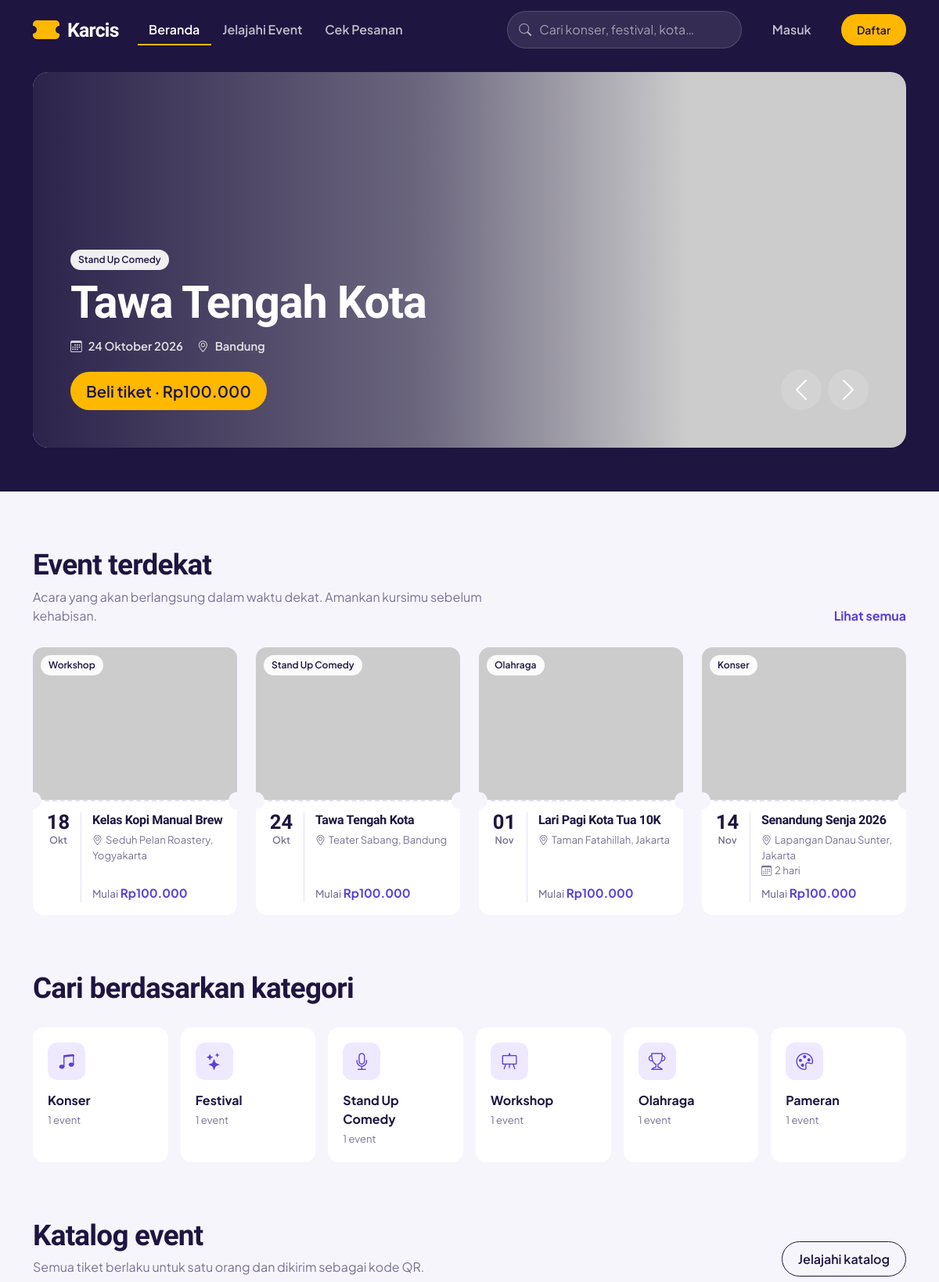
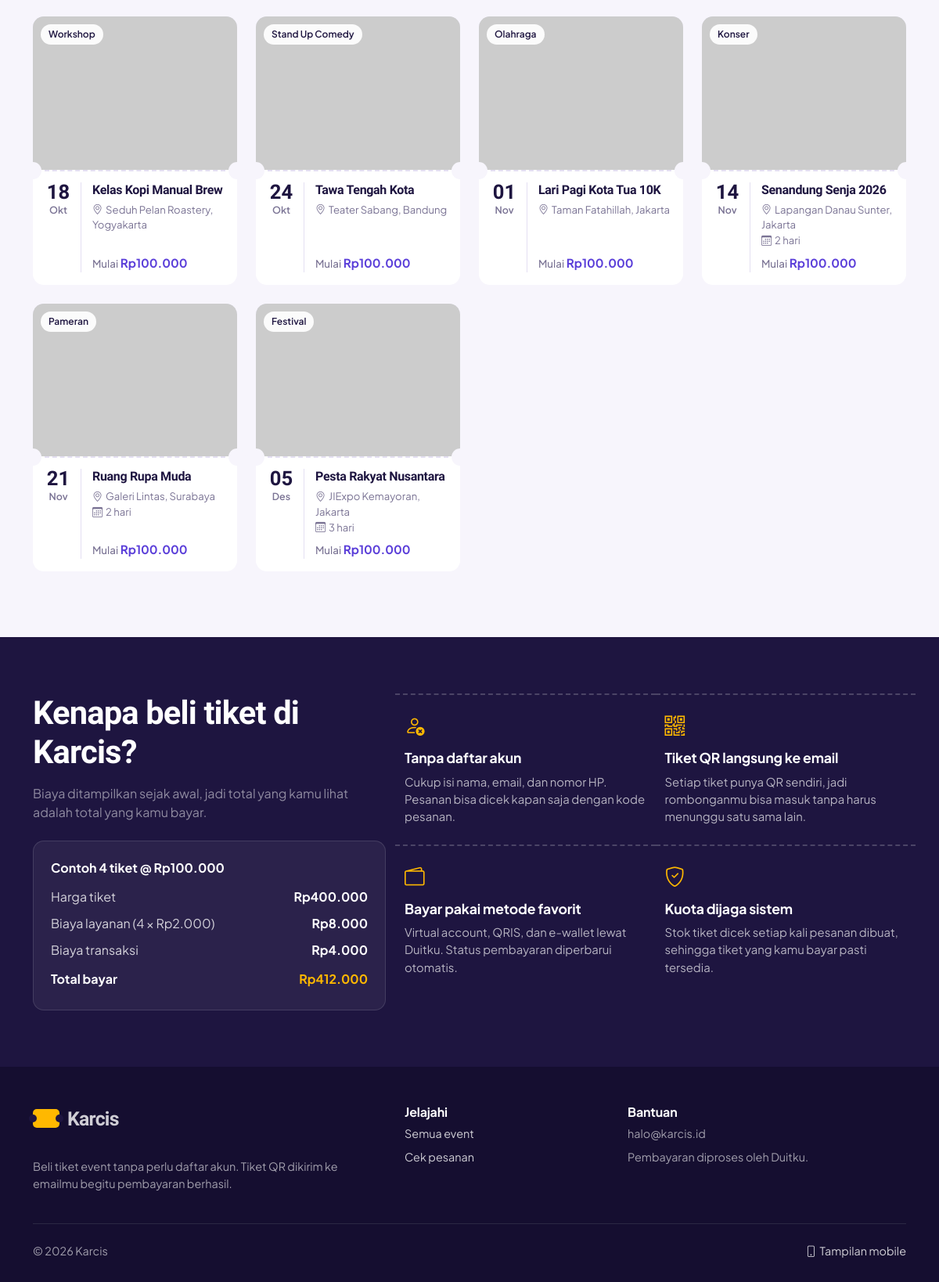
The page / on the database its author committed (2 pictures, top to bottom).
### tables this page shows
CREATE TABLE events (
  id INT UNSIGNED AUTO_INCREMENT PRIMARY KEY,
  category_id INT UNSIGNED NOT NULL,
  title VARCHAR(160) NOT NULL,
  slug VARCHAR(180) NOT NULL UNIQUE,
  event_type VARCHAR(60) NOT NULL COMMENT 'Konser, Festival, Workshop, dsb',
  organizer VARCHAR(120) NOT NULL,
  short_desc VARCHAR(255) NOT NULL,
  description TEXT NOT NULL,
  banner VARCHAR(255) NOT NULL,
  thumbnail VARCHAR(255) NOT NULL,
  venue VARCHAR(160) NOT NULL,
  address VARCHAR(255) NOT NULL,
  city VARCHAR(80) NOT NULL,
  maps_url VARCHAR(255) NULL,
  start_date DATE NOT NULL,
  is_featured TINYINT(1) NOT NULL DEFAULT 0,
  status ENUM('draft','published','ended') NOT NULL DEFAULT 'published',
  created_at DATETIME NOT NULL DEFAULT CURRENT_TIMESTAMP,
  CONSTRAINT fk_event_cat FOREIGN KEY (category_id) REFERENCES categories(id)
);

CREATE TABLE categories (
  id INT UNSIGNED AUTO_INCREMENT PRIMARY KEY,
  name VARCHAR(80) NOT NULL,
  slug VARCHAR(90) NOT NULL UNIQUE,
  icon VARCHAR(40) NOT NULL DEFAULT 'bi-ticket-perforated'
);

### application/core/MY_Controller.php (called while the page is built, shortened)
<?php
class MY_Controller extends Base_Controller
{
    public $view_mode = 'desktop';
    public $user = NULL;
    public function __construct()
    {
        $this->load->model('User_model');
        $uid = (int) $this->session->userdata('user_id');
        $this->user = $uid ? $this->User_model->find($uid) : NULL;
        $forced = $this->session->userdata('view_mode');
        $this->view_mode = in_array($forced, array('desktop', 'mobile'), TRUE)
            ? $forced
            : ($this->agent->is_mobile() ? 'mobile' : 'desktop');
    }
    protected function render($view, $data = array(), $layout = 'main')
    {
        $data['app_name']  = $this->config->item('app_name');
        $data['view_mode'] = $this->view_mode;
        $data['user']      = $this->user;
        $data['title']     = isset($data['title']) ? $data['title'] . ' | ' . $data['app_name'] : $data['app_name'];
        $data['content']   = $this->load->view($this->view_mode . '/' . $view, $data, TRUE);
        $this->load->view($this->view_mode . '/layouts/' . $layout, $data);
    }
}

### application/controllers/Home.php (called while the page is built, shortened)
<?php
class Home extends MY_Controller
{
    public function index()
    {
        $this->render('home/index', array(
            'featured'   => $this->Event_model->featured(5),
            'upcoming'   => $this->Event_model->upcoming(8),
            'categories' => $this->Category_model->all_with_count(),
            'catalog'    => $this->Event_model->search(array('sort' => 'terdekat'), 8, 0),
            'active_nav' => 'home',
        ));
    }
}

### index.php (called while the page is built, shortened)
<?php
require_once BASEPATH.'core/CodeIgniter.php';

### application/models/Event_model.php (called while the page is built, shortened)
<?php
class Event_model extends CI_Model
{
    protected function base()
    {
        return $this->db->select('e.*, c.name AS category_name, c.slug AS category_slug,
                (SELECT MIN(price) FROM ticket_types tt WHERE tt.event_id = e.id) AS min_price,
                (SELECT MAX(event_date) FROM event_schedules s WHERE s.event_id = e.id) AS end_date,
                (SELECT COUNT(*) FROM event_schedules s2 WHERE s2.event_id = e.id) AS total_days', FALSE)
            ->from('events e')
            ->join('categories c', 'c.id = e.category_id')
            ->where('e.status', 'published');
    }
    public function featured($limit = 5)
    {
        return $this->base()->where('e.is_featured', 1)->where('e.start_date >=', date('Y-m-d'))
            ->order_by('e.start_date', 'ASC')->limit($limit)->get()->result();
    }
    public function upcoming($limit = 6)
    {
        return $this->base()->where('e.start_date >=', date('Y-m-d'))
            ->order_by('e.start_date', 'ASC')->limit($limit)->get()->result();
    }
    public function search(array $f, $limit, $offset)
    {
        $sort = isset($f['sort']) ? $f['sort'] : 'terdekat';
        if ($sort === 'terbaru') $this->db->order_by('e.created_at', 'DESC');
        elseif ($sort === 'az')  $this->db->order_by('e.title', 'ASC');
        else                     $this->db->order_by('e.start_date', 'ASC');
        return $this->db->limit($limit, $offset)->get()->result();
    }
}

### application/models/Fmt_model.php (called while the page is built, shortened)
<?php
class Fmt_model extends CI_Model
{
    public function base($path = '')
    {
        return rtrim($this->config->base_url(), '/') . '/' . ltrim($path, '/');
    }
    public function url($uri = '')
    {
        return $this->config->site_url($uri);
    }
    public function rupiah($angka)
    {
        return 'Rp' . number_format((int) $angka, 0, ',', '.');
    }
    public function tgl($date, $with_day = TRUE)
    {
        $hari  = array('Minggu','Senin','Selasa','Rabu','Kamis','Jumat','Sabtu');
        $bulan = array(1=>'Januari','Februari','Maret','April','Mei','Juni','Juli','Agustus','September','Oktober','November','Desember');
        $ts  = strtotime($date);
        $str = date('j', $ts) . ' ' . $bulan[(int) date('n', $ts)] . ' ' . date('Y', $ts);
        return $with_day ? $hari[(int) date('w', $ts)] . ', ' . $str : $str;
    }
    public function tgl_pendek($date)
    {
        $bulan = array(1=>'Jan','Feb','Mar','Apr','Mei','Jun','Jul','Agu','Sep','Okt','Nov','Des');
        $ts = strtotime($date);
        return array('d' => date('d', $ts), 'm' => $bulan[(int) date('n', $ts)], 'y' => date('Y', $ts));
    }
    public function img($path)
    {
        return preg_match('#^https?://#i', $path) ? $path : $this->base($path);
    }
    public function fees(array $items)
    {
        $qty = 0; $subtotal = 0;
        foreach ($items as $it) {
            $qty      += (int) $it['qty'];
            $subtotal += (int) $it['price'] * (int) $it['qty'];
        }
        $service     = $qty * (int) $this->config->item('service_fee_per_ticket');
        $transaction = $qty > 0 ? (int) $this->config->item('transaction_fee') : 0;
        return array(
            'qty'             => $qty,
            'subtotal'        => $subtotal,
            'service_fee'     => $service,
            'transaction_fee' => $transaction,
            'total'           => $subtotal + $service + $transaction,
        );
    }
}

### application/models/Category_model.php (called while the page is built, shortened)
<?php
class Category_model extends CI_Model
{
    public function all_with_count()
    {
        return $this->db->select("c.*, COUNT(e.id) AS total")
            ->from('categories c')
            ->join('events e', "e.category_id = c.id AND e.status = 'published'", 'left')
            ->group_by('c.id')->order_by('c.id')->get()->result();
    }
}

### application/views/desktop/partials/event_card.php (the view)
<?php defined('BASEPATH') OR exit('No direct script access allowed'); $d = $this->fmt->tgl_pendek($e->start_date); ?>
<a class="stub" href="<?= $this->fmt->url('event/detail/' . $e->slug) ?>">
  <div class="stub-media">
    <img src="<?= html_escape($this->fmt->img($e->thumbnail)) ?>" alt="" loading="lazy">
    <span class="chip"><?= html_escape($e->category_name) ?></span>
  </div>
  <div class="stub-tear" aria-hidden="true"></div>
  <div class="stub-body">
    <div class="stub-date"><div class="d"><?= $d['d'] ?></div><div class="m"><?= $d['m'] ?></div></div>
    <div class="stub-info">
      <h3 class="stub-title"><?= html_escape($e->title) ?></h3>
      <div class="stub-meta"><i class="bi bi-geo-alt me-1"></i><?= html_escape($e->venue) ?>, <?= html_escape($e->city) ?></div>
      <?php if ($e->total_days > 1): ?><div class="stub-meta"><i class="bi bi-calendar3 me-1"></i><?= (int) $e->total_days ?> hari</div><?php endif; ?>
      <div class="stub-price"><small>Mulai</small> <?= $this->fmt->rupiah($e->min_price) ?></div>
    </div>
  </div>
</a>

### application/views/desktop/home/index.php (shortened to what this page needs)
<section class="hero">
  <div class="container pt-3">
    <?php if ($featured): ?>
    <div id="heroCarousel" class="carousel slide hero-shell" data-bs-ride="carousel" data-bs-interval="6000">
      <div class="carousel-inner">
        <?php foreach ($featured as $i => $e): ?>
        <div class="carousel-item <?= $i === 0 ? 'active' : '' ?>">
          <img src="<?= html_escape($this->fmt->img($e->banner)) ?>" alt="">
          <div class="hero-caption">
            <span class="chip"><?= html_escape($e->event_type) ?></span>
            <h2><?= html_escape($e->title) ?></h2>
            <div class="hero-meta">
              <span><i class="bi bi-calendar3 me-2"></i><?= $this->fmt->tgl($e->start_date, FALSE) ?><?= $e->total_days > 1 ? ' (' . (int) $e->total_days . ' hari)' : '' ?></span>
              <span><i class="bi bi-geo-alt me-2"></i><?= html_escape($e->city) ?></span>
            </div>
            <a href="<?= $this->fmt->url('event/detail/' . $e->slug) ?>" class="btn btn-sun btn-lg">Beli tiket &middot; <?= $this->fmt->rupiah($e->min_price) ?></a>
          </div>
        </div>
        <?php endforeach; ?>
      </div>
      <?php if (count($featured) > 1): ?>
      <button class="carousel-control-prev" type="button" data-bs-target="#heroCarousel" data-bs-slide="prev"><span class="carousel-control-prev-icon" aria-hidden="true"></span><span class="visually-hidden">Sebelumnya</span></button>
      <button class="carousel-control-next" type="button" data-bs-target="#heroCarousel" data-bs-slide="next"><span class="carousel-control-next-icon" aria-hidden="true"></span><span class="visually-hidden">Berikutnya</span></button>
      <?php endif; ?>
    </div>
    <?php endif; ?>
  </div>
</section>
<section class="sec">
  <div class="container">
    <div class="sec-head">
      <div>
        <h2>Event terdekat</h2>
        <p>Acara yang akan berlangsung dalam waktu dekat. Amankan kursimu sebelum kehabisan.</p>
      </div>
      <a class="sec-link" href="<?= $this->fmt->url('explore?sort=terdekat') ?>">Lihat semua</a>
    </div>
    <div class="row g-4">
      <?php foreach (array_slice($upcoming, 0, 4) as $e): ?>
        <div class="col-lg-3 col-md-6"><?php $this->load->view('desktop/partials/event_card', array('e' => $e)); ?></div>
      <?php endforeach; ?>
    </div>
  </div>
</section>
<section class="sec">
  <div class="container">
    <div class="sec-head"><div><h2>Cari berdasarkan kategori</h2></div></div>
    <div class="row g-3">
      <?php foreach ($categories as $c): ?>
      <div class="col-lg-2 col-md-4 col-6">
        <a class="cat-tile flex-column align-items-start h-100" href="<?= $this->fmt->url('explore?kategori=' . $c->slug) ?>">
          <span class="ico"><i class="bi <?= html_escape($c->icon) ?>"></i></span>
          <div><strong><?= html_escape($c->name) ?></strong><span><?= (int) $c->total ?> event</span></div>
        </a>
      </div>
      <?php endforeach; ?>
    </div>
  </div>
</section>
<section class="sec">
  <div class="container">
    <div class="sec-head">
      <div>
        <h2>Katalog event</h2>
        <p>Semua tiket berlaku untuk satu orang dan dikirim sebagai kode QR.</p>
      </div>
      <a class="btn btn-outline-ink" href="<?= $this->fmt->url('explore') ?>">Jelajahi katalog</a>
    </div>
    <div class="row g-4">
      <?php foreach ($catalog as $e): ?>
        <div class="col-lg-3 col-md-6"><?php $this->load->view('desktop/partials/event_card', array('e' => $e)); ?></div>
      <?php endforeach; ?>
    </div>
  </div>
</section>
<section class="why">
  <div class="container">
    <div class="row g-4 align-items-start">
      <div class="col-lg-5">
        <h2>Kenapa beli tiket di <?= html_escape($app_name) ?>?</h2>
        <p class="text-white-50 mt-3" style="max-width:42ch">Biaya ditampilkan sejak awal, jadi total yang kamu lihat adalah total yang kamu bayar.</p>
        <div class="fee-demo mt-4">
          <div class="fw-bold mb-2">Contoh 4 tiket @ <?= $this->fmt->rupiah(100000) ?></div>
          <?php $demo = $this->fmt->fees(array(array('price' => 100000, 'qty' => 4))); ?>
          <table class="w-100">
            <tr><td>Harga tiket</td><td><?= $this->fmt->rupiah($demo['subtotal']) ?></td></tr>
            <tr><td>Biaya layanan (4 × <?= $this->fmt->rupiah($this->config->item('service_fee_per_ticket')) ?>)</td><td><?= $this->fmt->rupiah($demo['service_fee']) ?></td></tr>
            <tr><td>Biaya transaksi</td><td><?= $this->fmt->rupiah($demo['transaction_fee']) ?></td></tr>
            <tr><td class="pt-2 text-white fw-bold">Total bayar</td><td class="pt-2" style="color:var(--sun)"><?= $this->fmt->rupiah($demo['total']) ?></td></tr>
          </table>
        </div>
      </div>
      <div class="col-lg-7">
        <div class="row g-4">
          <div class="col-md-6 why-item"><i class="bi bi-person-x"></i><h3>Tanpa daftar akun</h3><p>Cukup isi nama, email, dan nomor HP. Pesanan bisa dicek kapan saja dengan kode pesanan.</p></div>
          <div class="col-md-6 why-item"><i class="bi bi-qr-code"></i><h3>Tiket QR langsung ke email</h3><p>Setiap tiket punya QR sendiri, jadi rombonganmu bisa masuk tanpa harus menunggu satu sama lain.</p></div>
          <div class="col-md-6 why-item"><i class="bi bi-wallet2"></i><h3>Bayar pakai metode favorit</h3><p>Virtual account, QRIS, dan e-wallet lewat Duitku. Status pembayaran diperbarui otomatis.</p></div>
          <div class="col-md-6 why-item"><i class="bi bi-shield-check"></i><h3>Kuota dijaga sistem</h3><p>Stok tiket dicek setiap kali pesanan dibuat, sehingga tiket yang kamu bayar pasti tersedia.</p></div>
        </div>
      </div>
    </div>
  </div>
</section>

### rows shown on the page
events: event_type "Stand Up Comedy", title "Tawa Tengah Kota", start_date "24 Oktober 2026", city "Bandung", min_price "Rp100.000", category.name "Stand Up Comedy", start_date "24", start_date "Okt", venue "Teater Sabang"
events: category.name "Workshop", start_date "18", start_date "Okt", title "Kelas Kopi Manual Brew", venue "Seduh Pelan Roastery", city "Yogyakarta", min_price "Rp100.000"
events: category.name "Olahraga", start_date "01", start_date "Nov", title "Lari Pagi Kota Tua 10K", venue "Taman Fatahillah", city "Jakarta", min_price "Rp100.000"
events: category.name "Konser", start_date "14", start_date "Nov", title "Senandung Senja 2026", venue "Lapangan Danau Sunter", city "Jakarta", total_days "2", min_price "Rp100.000"
categories: name "Konser", total "1"
categories: name "Festival", total "1"
categories: name "Stand Up Comedy", total "1"
categories: name "Workshop", total "1"
categories: name "Olahraga", total "1"
categories: name "Pameran", total "1"
events: category.name "Pameran", start_date "21", start_date "Nov", title "Ruang Rupa Muda", venue "Galeri Lintas", city "Surabaya", total_days "2", min_price "Rp100.000"
events: category.name "Festival", start_date "05", start_date "Des", title "Pesta Rakyat Nusantara", venue "JIExpo Kemayoran", city "Jakarta", total_days "3", min_price "Rp100.000"

### other values the page prints
$app_name "Karcis"
$this->fmt->rupiah(100000) "Rp100.000"
$this->fmt->rupiah($demo['subtotal']) "Rp400.000"
$this->fmt->rupiah($this->config->item('service_fee_per_ticket')) "Rp2.000"
$this->fmt->rupiah($demo['service_fee']) "Rp8.000"
$this->fmt->rupiah($demo['transaction_fee']) "Rp4.000"
$this->fmt->rupiah($demo['total']) "Rp412.000"
$this->config->item('support_email') "halo@karcis.id"
